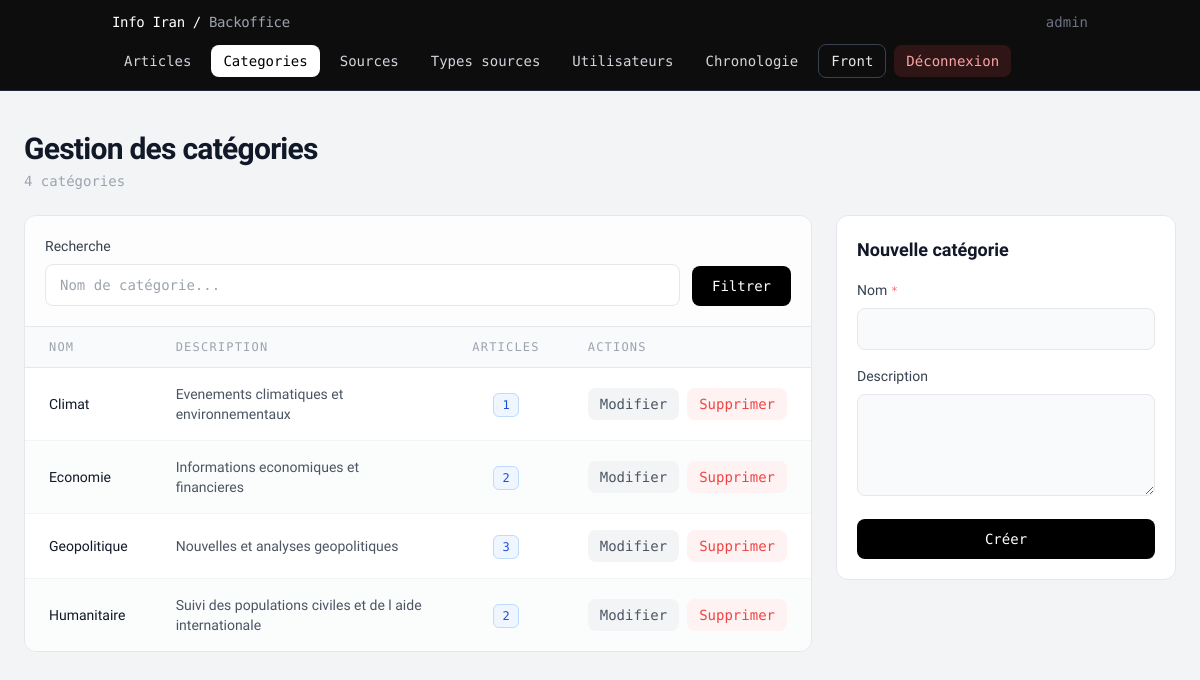
Screenshot of /pages/articles/backoffice_categories.php (signed in) with the database file from the repository.
### tables this page shows
CREATE TABLE categories (
    id  INT PRIMARY KEY AUTO_INCREMENT,
    nom VARCHAR(100) NOT NULL,
    description TEXT
);

### models/Database.php (called while the page is built, shortened)
<?php
class Database
{
    private static $instance = null;
    private $pdo;
    private function __construct()
    {
        $host = getenv('DB_HOST') ?: '127.0.0.1';
        $db   = getenv('DB_NAME') ?: 'info_actualite';
        $user = getenv('DB_USER') ?: 'actualite_user';
        $pass = getenv('DB_PASS') ?: 'secret_pw';
        $charset = 'utf8mb4';
        $dsn = "mysql:host={$host};dbname={$db};charset={$charset}";
        $options = [
            PDO::ATTR_ERRMODE => PDO::ERRMODE_EXCEPTION,
            PDO::ATTR_DEFAULT_FETCH_MODE => PDO::FETCH_ASSOC,
            PDO::ATTR_EMULATE_PREPARES => false,
        ];
        $this->pdo = new PDO($dsn, $user, $pass, $options);
    }
    public static function getInstance()
    {
        if (self::$instance === null) {
            self::$instance = new self();
        }
        return self::$instance;
    }
    public function getConnection()
    {
        return $this->pdo;
    }
}

### controllers/BackofficeController.php (called while the page is built, shortened)
<?php
require_once __DIR__ . '/../models/Database.php';
class BackofficeController
{
    private \PDO $db;
    public function __construct()
    {
        $this->db = Database::getInstance()->getConnection();
    }
    public function listCategoriesPaginated(int $perPage, int $offset, string $q = ''): array
    {
        $params = [];
        $wc = '';
        $stmtC = $this->db->prepare("SELECT COUNT(*) FROM categories c {$wc}");
        $stmtC->execute($params);
        $total = (int) $stmtC->fetchColumn();
        $sql = "
            SELECT c.id, c.nom, c.description,
                   (SELECT COUNT(*) FROM articles a WHERE a.id_categorie = c.id) AS nb_articles
            FROM categories c
            {$wc}
            ORDER BY c.nom ASC
            LIMIT :lim OFFSET :off
        ";
        $stmt = $this->db->prepare($sql);
        $stmt->bindValue(':lim', $perPage, \PDO::PARAM_INT);
        $stmt->bindValue(':off', $offset, \PDO::PARAM_INT);
        $stmt->execute();
        return ['total' => $total, 'rows' => $stmt->fetchAll(\PDO::FETCH_ASSOC)];
    }
}

### pages/articles/backoffice_categories.php (the view, shortened to what this page needs)
<?php
require_once __DIR__ . '/../../controllers/BackofficeController.php';
require_once __DIR__ . '/partials/backoffice_nav.php';
$controller = new BackofficeController();
$perPage = 15;
$page = max(1, intval($_GET['page'] ?? 1));
$offset = ($page - 1) * $perPage;
$q = trim($_GET['q'] ?? '');
$result = $controller->listCategoriesPaginated($perPage, $offset, $q);
$rows = $result['rows'];
$total = $result['total'];
$editCategory = null;
?>
<!DOCTYPE html>
<html lang="fr">
<head>
</head>
<body class="bg-gray-100 min-h-screen">
<main class="container mx-auto px-6 py-10 max-w-[90rem]">
    <div class="mb-6 flex items-start justify-between gap-4">
        <div>
            <h1 class="text-3xl font-semibold text-gray-900 tracking-tight">Gestion des catégories</h1>
            <p class="mono text-sm text-gray-400 mt-1">
                <?= $total ?> catégorie<?= $total > 1 ? 's' : '' ?>
            </p>
        </div>
    </div>
    <div class="lg:grid lg:grid-cols-[1fr_340px] gap-6 items-start">
        <section class="bg-white border border-gray-200 rounded-xl overflow-hidden">
            <form method="GET" action="/backoffice/categories" class="p-5 border-b border-gray-200 bg-gray-50/40 flex gap-3 items-end">
                <div class="flex-1 min-w-[180px]">
                    <label class="block text-sm font-medium text-gray-700 mb-2">Recherche</label>
                    <input type="text" name="q" value="<?= htmlspecialchars($q) ?>" placeholder="Nom de catégorie..."
                           class="w-full mono text-sm px-3.5 py-2.5 border border-gray-200 rounded-lg bg-white focus:border-gray-400 focus:outline-none transition-colors">
                </div>
                <button type="submit" class="mono text-sm font-medium bg-black text-white px-5 py-2.5 rounded-lg hover:bg-gray-800 transition-colors">Filtrer</button>
            </form>
            <?php if (empty($rows)): ?>
                <div class="px-6 py-20 text-center mono text-base text-gray-400">Aucune catégorie trouvée.</div>
            <?php else: ?>
                <div class="overflow-x-auto">
                    <table class="w-full text-left border-collapse">
                        <thead>
                            <tr class="bg-gray-50 border-b border-gray-200 mono text-xs text-gray-400 uppercase tracking-widest">
                                <th class="px-6 py-3 font-normal">Nom</th>
                                <th class="px-6 py-3 font-normal">Description</th>
                                <th class="px-6 py-3 font-normal text-center">Articles</th>
                                <th class="px-6 py-3 font-normal">Actions</th>
                            </tr>
                        </thead>
                        <tbody class="divide-y divide-gray-100">
                            <?php foreach ($rows as $i => $row): ?>
                                <tr class="hover:bg-blue-50/30 transition-colors <?= $i % 2 === 1 ? 'bg-gray-50/60' : 'bg-white' ?>">
                                    <td class="px-6 py-4 text-sm font-medium text-gray-900"><?= htmlspecialchars($row['nom']) ?></td>
                                    <td class="px-6 py-4 text-sm text-gray-600"><?= htmlspecialchars(mb_strimwidth(trim((string) ($row['description'] ?? '')), 0, 90, '…')) ?: '—' ?></td>
                                    <td class="px-6 py-4 text-center">
                                        <span class="mono text-xs px-2 py-1 rounded-md bg-blue-50 border border-blue-200 text-blue-700">
                                            <?= (int) $row['nb_articles'] ?>
                                        </span>
                                    </td>
                                    <td class="px-6 py-4">
                                        <div class="flex items-center gap-2">
                                            <a href="/backoffice/categories?edit=<?= (int) $row['id'] ?><?= $q !== '' ? '&q=' . urlencode($q) : '' ?>" class="mono text-sm text-gray-600 bg-gray-100 hover:bg-gray-200 px-3 py-1.5 rounded-lg transition-colors">Modifier</a>
                                            <form method="POST" action="/backoffice/gestion/traitement" onsubmit="return confirm('Supprimer cette catégorie ?');">
                                                <button type="submit" class="mono text-sm text-red-500 bg-red-50 hover:bg-red-100 px-3 py-1.5 rounded-lg transition-colors">Supprimer</button>
                                            </form>
                                        </div>
                                    </td>
                                </tr>
                            <?php endforeach; ?>
                        </tbody>
                    </table>
                </div>
            <?php endif; ?>
        </section>
        <aside class="sticky top-20 bg-white border border-gray-200 rounded-xl p-5">
            <?php if (!$editCategory): ?>
                <h2 class="text-lg font-semibold text-gray-900 mb-4">Nouvelle catégorie</h2>
                <form method="POST" action="/backoffice/gestion/traitement" class="space-y-4">
                    <div>
                        <label class="block text-sm font-medium text-gray-700 mb-2">Nom <span class="mono text-xs text-red-400">*</span></label>
                        <input type="text" name="nom" required class="w-full mono text-sm px-3.5 py-2.5 border border-gray-200 rounded-lg bg-gray-50 focus:bg-white focus:border-gray-400 focus:outline-none transition-colors">
                    </div>
                    <div>
                        <label class="block text-sm font-medium text-gray-700 mb-2">Description</label>
                        <textarea name="description" rows="4" class="w-full mono text-sm px-3.5 py-2.5 border border-gray-200 rounded-lg bg-gray-50 focus:bg-white focus:border-gray-400 focus:outline-none transition-colors"></textarea>
                    </div>
                    <button type="submit" class="w-full mono text-sm font-medium bg-black text-white px-4 py-2.5 rounded-lg hover:bg-gray-800 transition-colors">Créer</button>
                </form>
            <?php endif; ?>
        </aside>
    </div>
</main>
</body>
</html>

### rows the page displays
categories: nom "Climat", description "Evenements climatiques et environnementaux", nb_articles "1"
categories: nom "Economie", description "Informations economiques et financieres", nb_articles "2"
categories: nom "Geopolitique", description "Nouvelles et analyses geopolitiques", nb_articles "3"
categories: nom "Humanitaire", description "Suivi des populations civiles et de l aide internationale", nb_articles "2"

### other values shown
$username "admin"
$link['label'] "Articles"
$link['label'] "Categories"
$link['label'] "Sources"
$link['label'] "Types sources"
$link['label'] "Utilisateurs"
$link['label'] "Chronologie"
$total "4"
